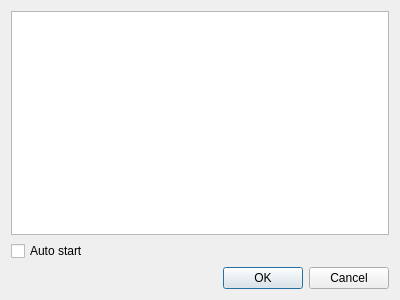
<?xml version="1.0" encoding="UTF-8"?>
<ui version="4.0">
 <class>Workflow</class>
 <widget class="QDialog" name="Workflow">
  <property name="geometry">
   <rect>
    <x>0</x>
    <y>0</y>
    <width>400</width>
    <height>300</height>
   </rect>
  </property>
  <property name="minimumSize">
   <size>
    <width>400</width>
    <height>300</height>
   </size>
  </property>
  <property name="windowTitle">
   <string>Workflow</string>
  </property>
  <property name="modal">
   <bool>true</bool>
  </property>
  <layout class="QGridLayout" name="gridLayout">
   <item row="2" column="0">
    <widget class="QDialogButtonBox" name="buttonBox">
     <property name="orientation">
      <enum>Qt::Horizontal</enum>
     </property>
     <property name="standardButtons">
      <set>QDialogButtonBox::Cancel|QDialogButtonBox::Ok</set>
     </property>
    </widget>
   </item>
   <item row="0" column="0">
    <widget class="QPlainTextEdit" name="editor"/>
   </item>
   <item row="1" column="0">
    <widget class="QCheckBox" name="checkBox">
     <property name="text">
      <string>Auto start</string>
     </property>
    </widget>
   </item>
  </layout>
 </widget>
 <resources/>
 <connections>
  <connection>
   <sender>buttonBox</sender>
   <signal>accepted()</signal>
   <receiver>Workflow</receiver>
   <slot>accept()</slot>
   <hints>
    <hint type="sourcelabel">
     <x>248</x>
     <y>254</y>
    </hint>
    <hint type="destinationlabel">
     <x>157</x>
     <y>274</y>
    </hint>
   </hints>
  </connection>
  <connection>
   <sender>buttonBox</sender>
   <signal>rejected()</signal>
   <receiver>Workflow</receiver>
   <slot>reject()</slot>
   <hints>
    <hint type="sourcelabel">
     <x>316</x>
     <y>260</y>
    </hint>
    <hint type="destinationlabel">
     <x>286</x>
     <y>274</y>
    </hint>
   </hints>
  </connection>
 </connections>
</ui>
